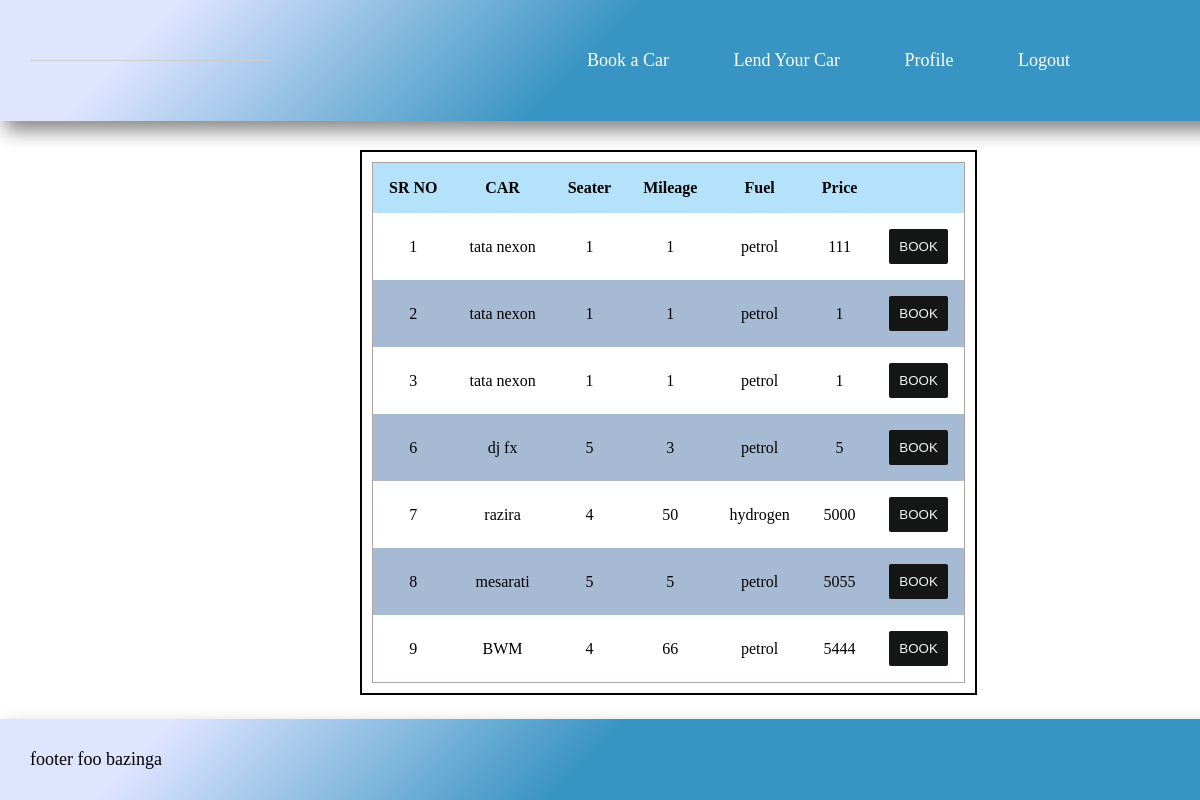
Screenshot of /book with the database file from the repository.
### tables this page shows
CREATE TABLE "cars" (
	"car_id"	INTEGER UNIQUE,
	"car_name"	TEXT,
	"owner_phno"	INTEGER,
	"seater"	INTEGER,
	"mileage"	NUMERIC,
	"fuel_type"	TEXT,
	"price"	NUMERIC,
	"available"	INTEGER,
	PRIMARY KEY("car_id" AUTOINCREMENT)
);

### driveMe/driveMe.py (the view)
@driveMe.route("/book")
def book():
    conn = sqlite3.connect("database.db")
    cur = conn.cursor()
    data =(cur.execute("SELECT car_id,car_name,seater,mileage,fuel_type,price,available FROM cars WHERE available=1")).fetchall()
    return render_template("book.html",cars = data)

### driveMe/templates/book.html (shortened to what this page needs)
<!DOCTYPE html>
<html lang="en">
<head>
    <link rel="stylesheet" href="{{url_for('static',filename='css/book.css')}}">
</head>
<body>
    <header>
        <img src="https://placeholder.com/wp-content/uploads/2018/10/placeholder.com-logo3.png" alt="Company Logo"
            class="company-logo">
        <nav class="navbar">
            <ul>
                <li class="nav-link"><a href="/book">Book a Car</a></li>
                <li class="nav-link"><a href="{{url_for('driveMe.lend')}}">Lend Your Car</a></li>
                <li class="nav-link"><a href="/profile">Profile</li>
                <li style="color: rgb(44, 44, 165);"><a href="{{url_for('auth.logout')}}">Logout</a></li>
            </ul>
        </nav>
    </header>
    <div class="register ">
        <div style="overflow-x:auto;">
            <table>
                <tr style="background-color:rgb(179, 226, 250) ">
                    <th>SR NO
                    </th>
                    <th>CAR</th>
                    <th>Seater</th>
                    <th>Mileage</th>
                    <th>Fuel</th>
                    <th>Price</th>
                    <th></th>
                </tr>
                <tbody>
                    {% for data in cars %}
                    <tr>
                        <td>{{data[0]}}</td>
                        <td>{{data[1]}}</td>
                        <td>{{data[2]}}</td>
                        <td>{{data[3]}}</td>
                        <td>{{data[4]}}</td>
                        <td>{{data[5]}}</td>
                        <td>
                            <form action="/book_button" method="POST">
                            <button type="submit" value="{{data[0]}}" name="car_id">BOOK</button>
                            </form>
                        </td>
                    </tr>
                    {% endfor %}
                </tbody>
            </table>
        </div>
    </div>
    <footer>
        <p>footer foo bazinga</p>
    </footer>
</body>
</html>

### static/css/book.css (style rules this page uses)
* { margin: 0px; padding: 0px; }
.register { margin-left: 30%; padding: 10px; height: auto; width: fit-content; order: 2; margin-top: 150px; border: 2px black solid; }
button { display: inline-block; color:whitesmoke; width: auto; padding: 10px; text-align: center; background-color: rgb(21, 22, 22); border: none; border-radius: 2px; }
.company-logo { margin-right: auto; width: 20%; height: 20%; cursor: pointer; }
header { position: fixed; top:0; width: 100%; padding: 30px; display: flex; justify-content: space-between; align-items: center; font-size: large; background: rgb(56,148,194); background: linear-gradient(315deg, rgba(56,148,194,1) 53%, rgba(223,228,255,1) 87%); box-shadow: 5px 10px 18px #888888; }
nav { margin-right: 10%; }
header a, li { text-decoration: none; }
.navbar li { padding : 20px; display: inline-block; margin-right: 20px; }
.navbar li a { color: white; }
footer { position: fixed; bottom:0; width: 100%; padding: 30px; display: flex; justify-content: space-between; align-items: center; font-size: large; font-size: large; background: rgb(56,148,194); background: linear-gradient(315deg, rgba(56,148,194,1) 53%, rgba(223,228,255,1) 87%); box-shadow: 5px 10px 18px #888888; }
table { border-collapse: collapse; border-spacing: 0; width: 100%; border: 1px solid rgb(175, 164, 164); }
th, td { text-align: center; padding: 16px; }
\tr:nth-child(even) { background-color: #a6bad4; }

### rows the page displays
cars: car_id "1", car_name "tata nexon", seater "1", mileage "1", fuel_type "petrol", price "111"
cars: car_id "2", car_name "tata nexon", seater "1", mileage "1", fuel_type "petrol", price "1"
cars: car_id "3", car_name "tata nexon", seater "1", mileage "1", fuel_type "petrol", price "1"
cars: car_id "6", car_name "dj fx", seater "5", mileage "3", fuel_type "petrol", price "5"
cars: car_id "7", car_name "razira", seater "4", mileage "50", fuel_type "hydrogen", price "5000"
cars: car_id "8", car_name "mesarati", seater "5", mileage "5", fuel_type "petrol", price "5055"
cars: car_id "9", car_name "BWM", seater "4", mileage "66", fuel_type "petrol", price "5444"
